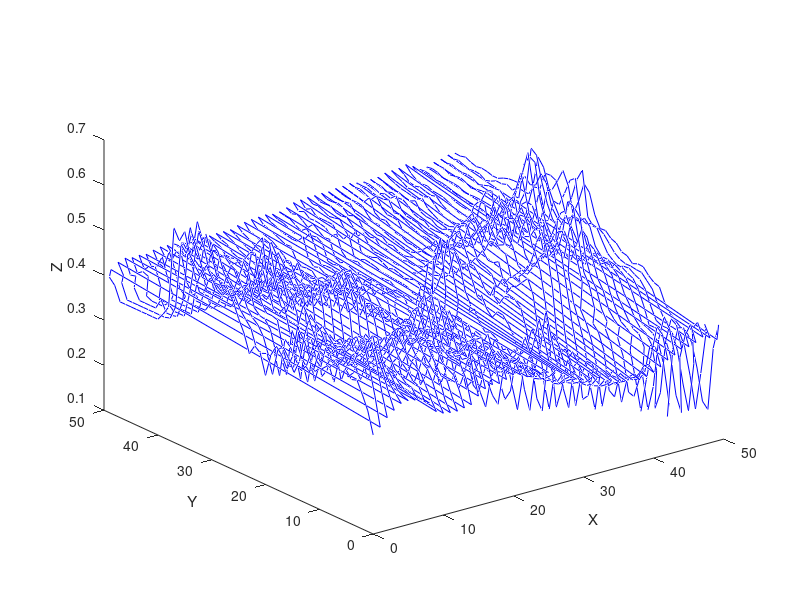

Source code (MATLAB):
clf;

M1 = dlmread('surf_1.txt', '\t');
M2 = dlmread('surf_2.txt', '\t');
M3 = dlmread('surf_3.txt', '\t');
M4 = dlmread('surf_4.txt', '\t');
M5 = dlmread('surf_5.txt', '\t');
M6 = dlmread('surf_6.txt', '\t');
MT = dlmread('surf_top.txt', '\t');

hold on

%plot3(M1(:,1), M1(:,2), M1(:,3), 'r*')
%plot3(M2(:,1), M2(:,2), M2(:,3), 'b*')
%plot3(M3(:,1), M3(:,2), M3(:,3), 'g*')
%plot3(M4(:,1), M4(:,2), M4(:,3), 'k*')
%plot3(M5(:,1), M5(:,2), M5(:,3), 'm*')
%plot3(M6(:,1), M6(:,2), M6(:,3), 'c*')
plot3(MT(:,1), MT(:,2), MT(:,3), 'b')


xlabel('X')
ylabel('Y')
zlabel('Z')
view(3)
